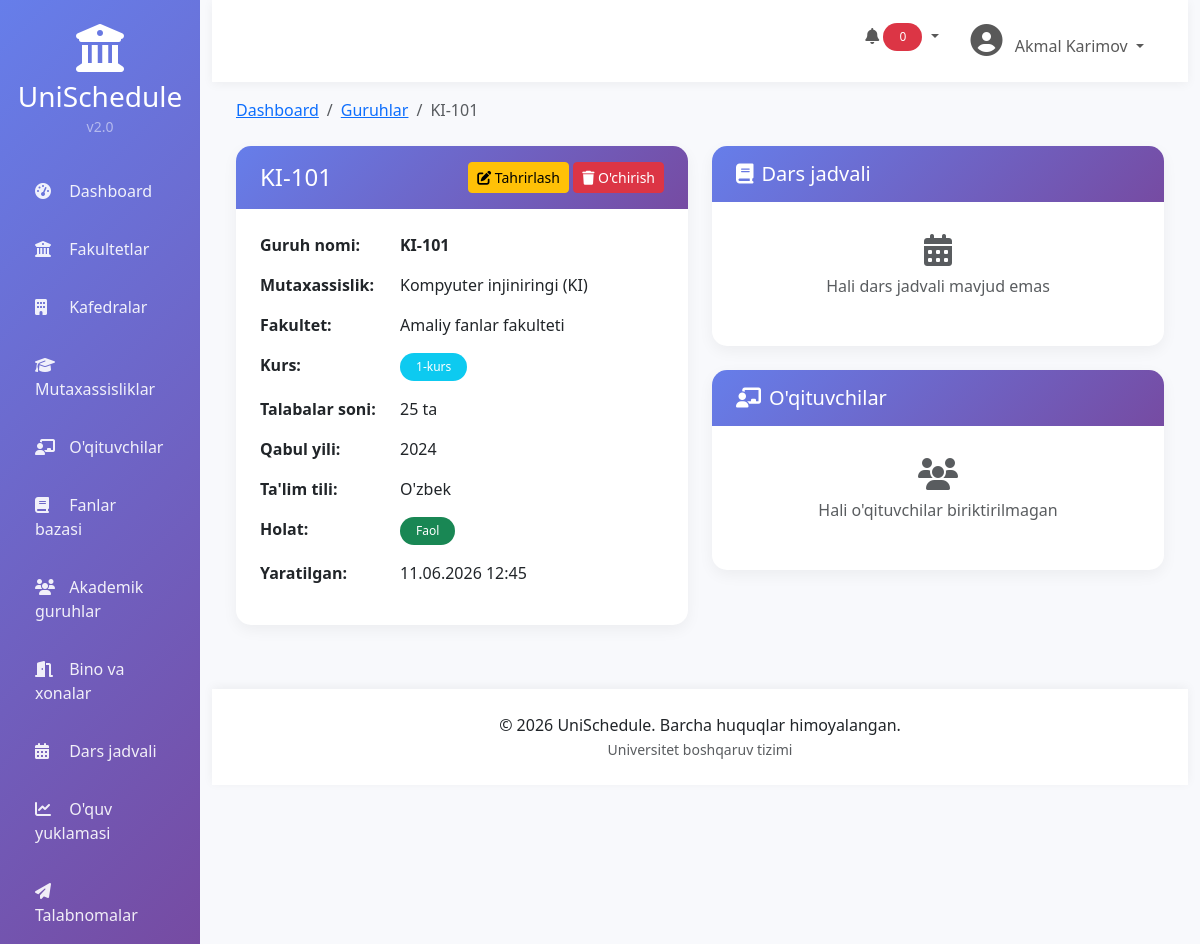
The page /groups/1/ (signed in) on the database its author committed.
### groups/models.py (models this page shows, shortened)
class AcademicGroup(models.Model):
    COURSE_CHOICES = [(i, f"{i}-kurs") for i in range(1, 5)]
    name = models.CharField(max_length=50, unique=True, verbose_name="Guruh nomi")
    specialization = models.ForeignKey(Specialization, on_delete=models.CASCADE, related_name='groups',
                                       verbose_name="Mutaxassislik")
    year_of_admission = models.PositiveSmallIntegerField(verbose_name="Qabul yili")
    current_course = models.PositiveSmallIntegerField(choices=COURSE_CHOICES, default=1, verbose_name="Kurs")
    student_count = models.PositiveSmallIntegerField(default=0, verbose_name="Talabalar soni")
    language = models.CharField(max_length=20, choices=[('uzbek', "O'zbek"), ('russian', "Rus"), ('english', "Ingliz")],
                                default='uzbek', verbose_name="Ta'lim tili")
    is_active = models.BooleanField(default=True, verbose_name="Faol")
    created_at = models.DateTimeField(auto_now_add=True)
    updated_at = models.DateTimeField(auto_now=True)
    class Meta:
        verbose_name = "Akademik guruh"
        verbose_name_plural = "Akademik guruhlar"
        ordering = ['specialization__faculty__name', 'specialization__name', 'name']
        unique_together = ['name', 'year_of_admission']

### specializations/models.py (models this page shows, shortened)
class Specialization(models.Model):
    EDUCATION_TYPES = [
        ('kunduzgi', 'Kunduzgi'),
        ('sirtqi', 'Sirtqi'),
        ('kechki', 'Kechki'),
        ('masofaviy', 'Masofaviy'),
    ]
    DEGREE_TYPES = [
        ('bakalavr', 'Bakalavr'),
        ('magistr', 'Magistr'),
        ('doktorantura', 'Doktorantura'),
    ]
    name = models.CharField(max_length=255, verbose_name="Mutaxassislik nomi")
    code = models.CharField(max_length=20, unique=True, verbose_name="Kodi")
    faculty = models.ForeignKey(Faculty, on_delete=models.CASCADE, related_name='specializations',
                                verbose_name="Fakultet")
    degree_type = models.CharField(max_length=20, choices=DEGREE_TYPES, default='bakalavr', verbose_name="Daraja")
    education_type = models.CharField(max_length=20, choices=EDUCATION_TYPES, verbose_name="Ta'lim shakli")
    duration = models.PositiveSmallIntegerField(help_text="Muddat (oylarda)", verbose_name="Muddat")
    credits = models.PositiveSmallIntegerField(default=0, verbose_name="Kreditlar")
    description = models.TextField(blank=True, verbose_name="Tavsif")
    created_at = models.DateTimeField(auto_now_add=True)
    updated_at = models.DateTimeField(auto_now=True)
    class Meta:
        verbose_name = "Mutaxassislik"
        verbose_name_plural = "Mutaxassisliklar"
        ordering = ['faculty__name', 'name']

### faculties/models.py (models this page shows, shortened)
class Faculty(models.Model):
    name = models.CharField(max_length=255, verbose_name="Nomi")
    code = models.CharField(max_length=20, unique=True, verbose_name="Kodi")
    description = models.TextField(blank=True, verbose_name="Tavsif")
    dean_name = models.CharField(max_length=255, blank=True, verbose_name="Dekan ismi")
    phone = models.CharField(max_length=20, blank=True, verbose_name="Telefon")
    email = models.EmailField(blank=True, verbose_name="Email")
    established_date = models.DateField(null=True, blank=True, verbose_name="Tashkil etilgan sana")
    created_at = models.DateTimeField(auto_now_add=True)
    updated_at = models.DateTimeField(auto_now=True)
    class Meta:
        verbose_name = "Fakultet"
        verbose_name_plural = "Fakultetlar"
        ordering = ['name']

### groups/views.py (the view)
# urls.py: path('<int:pk>/', views.group_detail, name='group_detail'),
@login_required
def group_detail(request, pk):
    group = get_object_or_404(AcademicGroup, pk=pk)
    context = {
        'group': group,
    }
    return render(request, 'groups/detail.html', context)

### templates/groups/detail.html (shortened to what this page needs)
{% extends 'base.html' %}
{% block content %}
<div class="mb-4">
    <nav aria-label="breadcrumb">
        <ol class="breadcrumb">
            <li class="breadcrumb-item"><a href="/">Dashboard</a></li>
            <li class="breadcrumb-item"><a href="{% url 'group_list' %}">Guruhlar</a></li>
            <li class="breadcrumb-item active">{{ group.name }}</li>
        </ol>
    </nav>
</div>
<div class="row">
    <div class="col-md-6">
        <div class="card">
            <div class="card-header d-flex justify-content-between align-items-center">
                <h4 class="mb-0">{{ group.name }}</h4>
                <div>
                    <a href="{% url 'group_edit' group.id %}" class="btn btn-warning btn-sm">
                        <i class="fas fa-edit"></i> Tahrirlash
                    </a>
                    <a href="{% url 'group_delete' group.id %}" class="btn btn-danger btn-sm">
                        <i class="fas fa-trash"></i> O'chirish
                    </a>
                </div>
            </div>
            <div class="card-body">
                <table class="table table-borderless">
                    <tr>
                        <th style="width: 140px;">Guruh nomi:</th>
                        <td><strong>{{ group.name }}</strong></td>
                    </tr>
                    <tr>
                        <th>Mutaxassislik:</th>
                        <td>{{ group.specialization.name }} ({{ group.specialization.code }})</td>
                    </tr>
                    <tr>
                        <th>Fakultet:</th>
                        <td>{{ group.specialization.faculty.name }}</td>
                    </tr>
                    <tr>
                        <th>Kurs:</th>
                        <td><span class="badge bg-info">{{ group.current_course }}-kurs</span></td>
                    </tr>
                    <tr>
                        <th>Talabalar soni:</th>
                        <td>{{ group.student_count }} ta</td>
                    </tr>
                    <tr>
                        <th>Qabul yili:</th>
                        <td>{{ group.year_of_admission }}</td>
                    </tr>
                    <tr>
                        <th>Ta'lim tili:</th>
                        <td>
                            {% if group.language == 'uzbek' %}O'zbek
                            {% elif group.language == 'russian' %}Rus
                            {% else %}Ingliz{% endif %}
                        </td>
                    </tr>
                    <tr>
                        <th>Holat:</th>
                        <td>
                            {% if group.is_active %}
                                <span class="badge bg-success">Faol</span>
                            {% else %}
                                <span class="badge bg-danger">Faol emas</span>
                            {% endif %}
                        </td>
                    </tr>
                    <tr>
                        <th>Yaratilgan:</th>
                        <td>{{ group.created_at|date:"d.m.Y H:i" }}</td>
                    </tr>
                </table>
            </div>
        </div>
    </div>
    <div class="col-md-6">
        <div class="card">
            <div class="card-header">
                <h5 class="mb-0">
                    <i class="fas fa-book me-2"></i>Dars jadvali
                </h5>
            </div>
            <div class="card-body">
                <p class="text-muted text-center py-3">
                    <i class="fas fa-calendar-alt fa-2x mb-2"></i><br>
                    Hali dars jadvali mavjud emas
                </p>
            </div>
        </div>
        <div class="card mt-4">
            <div class="card-header">
                <h5 class="mb-0">
                    <i class="fas fa-chalkboard-user me-2"></i>O'qituvchilar
                </h5>
            </div>
            <div class="card-body">
                <p class="text-muted text-center py-3">
                    <i class="fas fa-users fa-2x mb-2"></i><br>
                    Hali o'qituvchilar biriktirilmagan
                </p>
            </div>
        </div>
    </div>
</div>
{% endblock %}

### templates/base.html (shortened to what this page needs)
<!DOCTYPE html>
<html lang="uz">
<head>
    <link href="https://cdn.jsdelivr.net/npm/bootstrap@5.3.0/dist/css/bootstrap.min.css" rel="stylesheet">
    <link href="https://cdnjs.cloudflare.com/ajax/libs/font-awesome/6.4.0/css/all.min.css" rel="stylesheet">
    <link href="https://cdn.datatables.net/1.13.6/css/dataTables.bootstrap5.min.css" rel="stylesheet">
    {% load static %}
    <link rel="stylesheet" href="{% static 'css/style.css' %}">
</head>
<body>
    <div class="container-fluid">
        <div class="row">
            <div class="col-md-3 col-lg-2 px-0 sidebar" id="sidebar">
                <div class="text-center py-4">
                    <div class="logo">
                        <i class="fas fa-university fa-3x text-white mb-2"></i>
                        <h3 class="text-white mb-0">UniSchedule</h3>
                        <small class="text-white-50">v2.0</small>
                    </div>
                </div>
                <nav class="nav flex-column">
                    <a class="nav-link {% if request.resolver_match.url_name == 'dashboard' %}active{% endif %}" href="/">
                        <i class="fas fa-tachometer-alt"></i> <span>Dashboard</span>
                    </a>
                    <a class="nav-link" href="/faculties/">
                        <i class="fas fa-university"></i> <span>Fakultetlar</span>
                    </a>
                    <a class="nav-link" href="/departments/">
                        <i class="fas fa-building"></i> <span>Kafedralar</span>
                    </a>
                    <a class="nav-link" href="/specializations/">
                        <i class="fas fa-graduation-cap"></i> <span>Mutaxassisliklar</span>
                    </a>
                    <a class="nav-link" href="/teachers/">
                        <i class="fas fa-chalkboard-user"></i> <span>O'qituvchilar</span>
                    </a>
                    <a class="nav-link" href="/subjects/">
                        <i class="fas fa-book"></i> <span>Fanlar bazasi</span>
                    </a>
                    <a class="nav-link" href="/groups/">
                        <i class="fas fa-users"></i> <span>Akademik guruhlar</span>
                    </a>
                    <a class="nav-link" href="/rooms/">
                        <i class="fas fa-door-open"></i> <span>Bino va xonalar</span>
                    </a>
                    <a class="nav-link" href="/schedule/">
                        <i class="fas fa-calendar-alt"></i> <span>Dars jadvali</span>
                    </a>
                    <a class="nav-link" href="/workload/">
                        <i class="fas fa-chart-line"></i> <span>O'quv yuklamasi</span>
                    </a>
                    <a class="nav-link" href="/requests/">
                        <i class="fas fa-paper-plane"></i> <span>Talabnomalar</span>
                    </a>
                </nav>
            </div>
            <div class="col-md-9 col-lg-10 main-content">
                <nav class="navbar navbar-expand-lg navbar-custom">
                    <div class="container-fluid">
                        <div class="collapse navbar-collapse">
                            <ul class="navbar-nav ms-auto">
                                <li class="nav-item me-3">
                                    <div class="dropdown">
                                        <button class="btn btn-link nav-link dropdown-toggle" type="button" id="notificationDropdown" data-bs-toggle="dropdown">
                                            <i class="fas fa-bell"></i>
                                            <span class="badge bg-danger" id="notificationBadge">0</span>
                                        </button>
                                    </div>
                                </li>
                                <li class="nav-item dropdown">
                                    <a class="nav-link dropdown-toggle" href="#" id="navbarDropdown" role="button" data-bs-toggle="dropdown">
                                        <i class="fas fa-user-circle fa-2x"></i>
                                        <span class="ms-2">{{ user.get_full_name|default:user.username }}</span>
                                    </a>
                                </li>
                            </ul>
                        </div>
                    </div>
                </nav>
                <div class="px-4 py-3 fade-in">
                    {% block content %}{% endblock %}
                </div>
                <div class="footer">
                    <p class="mb-0">
                        &copy; 2026 UniSchedule. Barcha huquqlar himoyalangan.
                        <br>
                        <small class="text-muted">Universitet boshqaruv tizimi</small>
                    </p>
                </div>
            </div>
        </div>
    </div>
</body>
</html>

### static/css/style.css (style rules this page uses)
:root { --primary: #667eea; --primary-dark: #5a67d8; --secondary: #764ba2; --success: #48bb78; --danger: #f56565; --warning: #ed8936; --info: #4299e1; --dark: #2d3748; --light: #f7fafc; }
* { margin: 0; padding: 0; box-sizing: border-box; }
body { font-family: 'Segoe UI', Tahoma, Geneva, Verdana, sans-serif; background: linear-gradient(135deg, #667eea 0%, #764ba2 100%); min-height: 100vh; }
.sidebar { background: linear-gradient(135deg, var(--primary) 0%, var(--secondary) 100%); box-shadow: 2px 0 20px rgba(0,0,0,0.1); transition: all 0.3s; }
.sidebar .nav-link { color: rgba(255,255,255,0.9); padding: 12px 20px; margin: 5px 15px; border-radius: 10px; transition: all 0.3s; position: relative; overflow: hidden; }
.sidebar .nav-link::before { content: ''; position: absolute; top: 0; left: -100%; width: 100%; height: 100%; background: rgba(255,255,255,0.1); transition: left 0.3s; }
.sidebar .nav-link i { margin-right: 10px; width: 20px; }
.main-content { background: #f8f9fc; min-height: 100vh; }
.navbar-custom { background: white; box-shadow: 0 2px 10px rgba(0,0,0,0.05); padding: 1rem 1.5rem; }
.card { border: none; border-radius: 15px; box-shadow: 0 5px 15px rgba(0,0,0,0.05); transition: all 0.3s; overflow: hidden; }
.card-header { background: linear-gradient(135deg, var(--primary) 0%, var(--secondary) 100%); color: white; border: none; padding: 1rem 1.5rem; }
.card-header h5, .card-header h6 { margin: 0; color: white; }
.badge { padding: 0.5rem 1rem; border-radius: 20px; font-weight: 500; }
.fade-in { animation: fadeIn 0.5s ease-in; }
.footer { background: white; padding: 1.5rem; text-align: center; margin-top: 3rem; box-shadow: 0 -2px 10px rgba(0,0,0,0.05); }

### templates/base.html (style rules this page uses)
.sidebar { min-height: 100vh; }

### rows shown on the page
AcademicGroup: name "KI-101", specialization.name "Kompyuter injiniringi", specialization.code "KI", specialization.faculty.name "Amaliy fanlar fakulteti", current_course "1", student_count "25", year_of_admission "2024", created_at "11.06.2026 12:45"

### other values the page prints
{{ user.get_full_name|default:user.username }} "Akmal Karimov"
